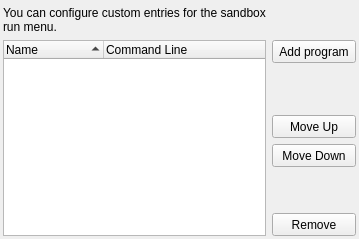
           <widget class="QWidget" name="tabRun">
            <attribute name="title">
             <string>Run Menu</string>
            </attribute>
            <layout class="QGridLayout" name="gridLayout_33">
             <property name="leftMargin">
              <number>3</number>
             </property>
             <property name="topMargin">
              <number>6</number>
             </property>
             <property name="rightMargin">
              <number>3</number>
             </property>
             <property name="bottomMargin">
              <number>3</number>
             </property>
             <item row="7" column="1">
              <widget class="QToolButton" name="btnDelCmd">
               <property name="sizePolicy">
                <sizepolicy hsizetype="Preferred" vsizetype="Fixed">
                 <horstretch>0</horstretch>
                 <verstretch>0</verstretch>
                </sizepolicy>
               </property>
               <property name="minimumSize">
                <size>
                 <width>0</width>
                 <height>23</height>
                </size>
               </property>
               <property name="text">
                <string>Remove</string>
               </property>
              </widget>
             </item>
             <item row="1" column="1">
              <widget class="QToolButton" name="btnAddCmd">
               <property name="sizePolicy">
                <sizepolicy hsizetype="Preferred" vsizetype="Fixed">
                 <horstretch>0</horstretch>
                 <verstretch>0</verstretch>
                </sizepolicy>
               </property>
               <property name="minimumSize">
                <size>
                 <width>0</width>
                 <height>23</height>
                </size>
               </property>
               <property name="text">
                <string>Add program</string>
               </property>
              </widget>
             </item>
             <item row="3" column="1">
              <spacer name="verticalSpacer_15">
               <property name="orientation">
                <enum>Qt::Orientation::Vertical</enum>
               </property>
               <property name="sizeHint" stdset="0">
                <size>
                 <width>20</width>
                 <height>40</height>
                </size>
               </property>
              </spacer>
             </item>
             <item row="1" column="0" rowspan="7">
              <widget class="QTreeWidget" name="treeRun">
               <property name="sortingEnabled">
                <bool>true</bool>
               </property>
               <column>
                <property name="text">
                 <string>Name</string>
                </property>
               </column>
               <column>
                <property name="text">
                 <string>Command Line</string>
                </property>
               </column>
              </widget>
             </item>
             <item row="4" column="1">
              <widget class="QToolButton" name="btnCmdUp">
               <property name="sizePolicy">
                <sizepolicy hsizetype="Preferred" vsizetype="Fixed">
                 <horstretch>0</horstretch>
                 <verstretch>0</verstretch>
                </sizepolicy>
               </property>
               <property name="minimumSize">
                <size>
                 <width>0</width>
                 <height>23</height>
                </size>
               </property>
               <property name="text">
                <string>Move Up</string>
               </property>
              </widget>
             </item>
             <item row="5" column="1">
              <widget class="QToolButton" name="btnCmdDown">
               <property name="sizePolicy">
                <sizepolicy hsizetype="Preferred" vsizetype="Fixed">
                 <horstretch>0</horstretch>
                 <verstretch>0</verstretch>
                </sizepolicy>
               </property>
               <property name="minimumSize">
                <size>
                 <width>0</width>
                 <height>23</height>
                </size>
               </property>
               <property name="text">
                <string>Move Down</string>
               </property>
              </widget>
             </item>
             <item row="0" column="0">
              <widget class="QLabel" name="label_8">
               <property name="text">
                <string>You can configure custom entries for the sandbox run menu.</string>
               </property>
               <property name="wordWrap">
                <bool>true</bool>
               </property>
              </widget>
             </item>
             <item row="6" column="1">
              <spacer name="verticalSpacer_38">
               <property name="orientation">
                <enum>Qt::Orientation::Vertical</enum>
               </property>
               <property name="sizeHint" stdset="0">
                <size>
                 <width>20</width>
                 <height>40</height>
                </size>
               </property>
              </spacer>
             </item>
            </layout>
           </widget>
